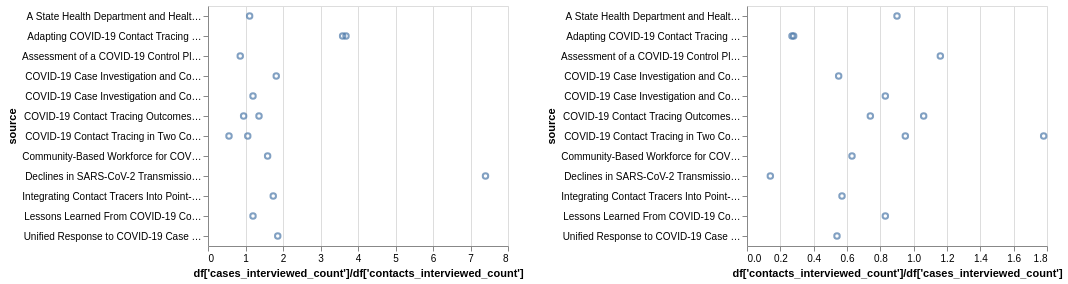

Notebook cell for this chart:
### Code cell
ratio = alt.Chart(df).mark_point().encode(
    alt.X("ratio_cases_contacts_intv_computed:Q",title="df['cases_interviewed_count']/df['contacts_interviewed_count']"),
    alt.Y("source:N")
)
ratio2 = alt.Chart(df).mark_point().encode(
    alt.X("ratio_contacts_cases_intv_computed:Q",title="df['contacts_interviewed_count']/df['cases_interviewed_count']"),
    alt.Y("source:N")
)
(ratio | ratio2)

### Figure 1 — Vega-Lite specification as saved in the notebook (floating-point values rounded to 4 significant figures; data arrays with more than 128 entries replaced by an {"elided": "..."} marker saying what was removed)
{"config": {"view": {"continuousWidth": 300, "continuousHeight": 300}}, "hconcat": [{"mark": {"type": "point"}, "encoding": {"x": {"field": "ratio_cases_contacts_intv_computed", "title": "df['cases_interviewed_count']/df['contacts_interviewed_count']", "type": "quantitative"}, "y": {"field": "source", "type": "nominal"}}}, {"mark": {"type": "point"}, "encoding": {"x": {"field": "ratio_contacts_cases_intv_computed", "title": "df['contacts_interviewed_count']/df['cases_interviewed_count']", "type": "quantitative"}, "y": {"field": "source", "type": "nominal"}}}], "data": {"name": "data-76fce3870e2ac3eef63d92596b154bef"}, "$schema": "https://vega.github.io/schema/vega-lite/v5.20.1.json", "datasets": {"data-76fce3870e2ac3eef63d92596b154bef": {"elided": "264 records"}}}
